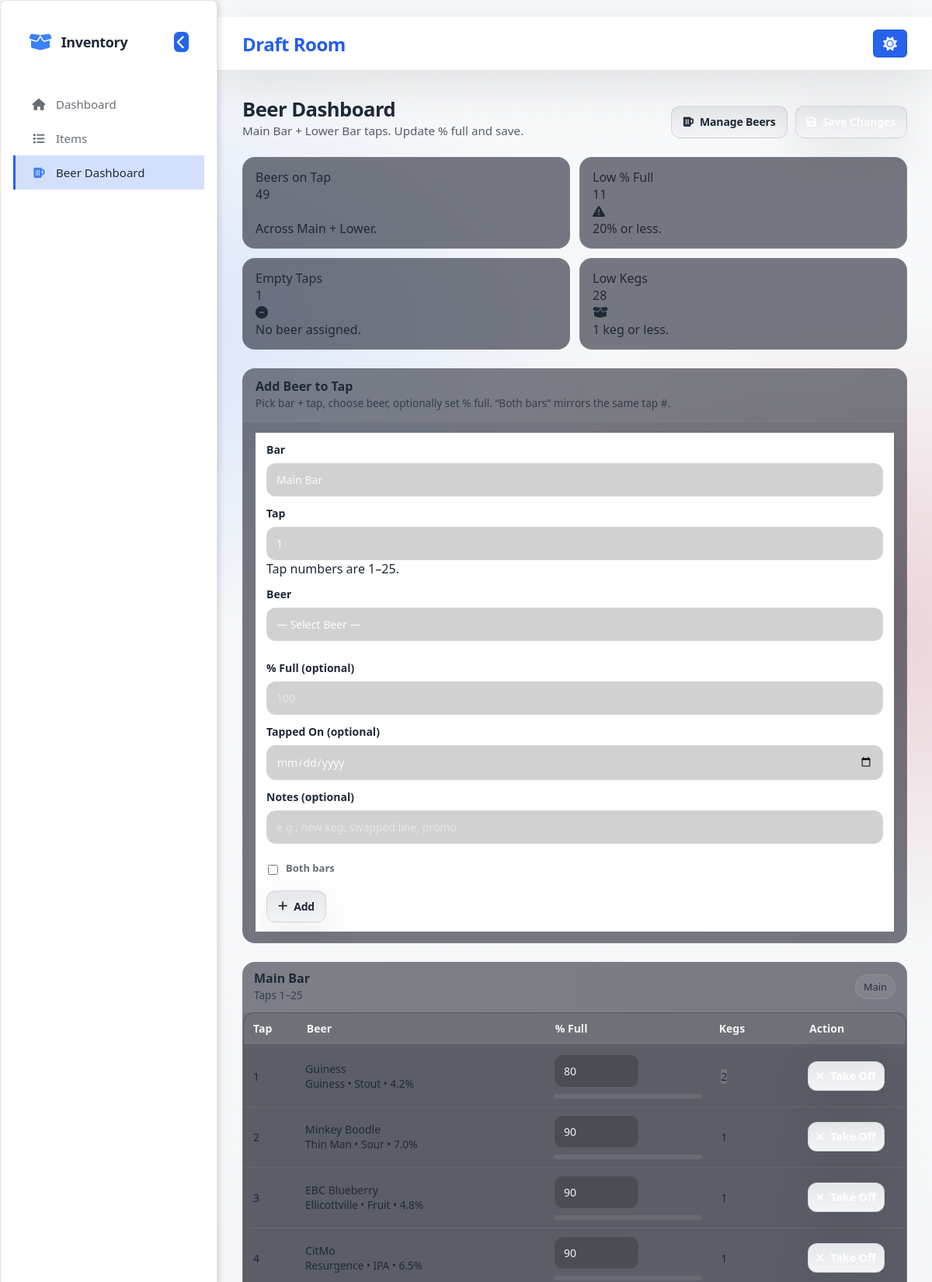
Screenshot of /beers/dashboard (upper part) with the database file from the repository.
### app.py (models this page shows)
class BeerTap(db.Model):
    __tablename__ = "beer_taps"
    id = db.Column(db.Integer, primary_key=True)
    bar_location = db.Column(db.String(20), nullable=False)
    beer_id = db.Column(db.Integer, db.ForeignKey("beers.id"), nullable=True)
    percent_remaining = db.Column(db.Integer, nullable=False, default=100)
    tapped_on = db.Column(db.Date, nullable=True)
    notes = db.Column(db.Text, nullable=True)
    updated_at = db.Column(db.DateTime, nullable=False, default=datetime.utcnow, onupdate=datetime.utcnow)

class Beer(db.Model):
    __tablename__ = "beers"
    id = db.Column(db.Integer, primary_key=True)
    name = db.Column(db.String(200), nullable=False)
    brewery = db.Column(db.String(200), nullable=True)
    style = db.Column(db.String(120), nullable=True)
    abv = db.Column(db.Float, nullable=True)
    cost = db.Column(db.Float, nullable=True)          # cost per keg
    price = db.Column(db.Float, nullable=True)         # selling price per pour
    keg_size = db.Column(db.String(40), nullable=True)
    cups_per_keg = db.Column(db.Integer, nullable=True)
    on_hand_kegs = db.Column(db.Integer, nullable=False, default=0)
    created_at = db.Column(db.DateTime, nullable=False, default=datetime.utcnow)
    taps = db.relationship("BeerTap", backref="beer", lazy=True)

### app.py (the view)
@app.route("/beers/dashboard", methods=["GET"])
def beers_dashboard():
    ensure_beer_taps()
    beers = Beer.query.order_by(Beer.brewery.asc().nullslast(), Beer.name.asc()).all()
    main_taps = BeerTap.query.filter_by(bar_location="main").order_by(BeerTap.id.asc()).all()
    lower_taps = BeerTap.query.filter_by(bar_location="lower").order_by(BeerTap.id.asc()).all()
    return render_template(
        "beers_dashboard.html",
        beers=beers,
        main_taps=main_taps,
        lower_taps=lower_taps
    )

### app.py (called while the page is built)
def role_rank(role: str | None) -> int:
    if not role:
        return 0
    return ROLE_RANK.get(role.strip().lower(), 0)

def current_user() -> Optional["User"]:
    uid = session.get("user_id")
    if not uid:
        return None
    try:
        return User.query.get(int(uid))
    except Exception:
        return None

def current_user_role() -> str:
    if session.get("break_glass_admin") is True:
        return "admin"
    u = current_user()
    if not u:
        return ""
    return (u.role or "").lower()

def can_manage_users() -> bool:
    return current_user_role() == "admin"

def can_edit_inventory() -> bool:
    return role_rank(current_user_role()) >= ROLE_RANK["manager"]

@app.context_processor
def inject_user():
    u = current_user()
    return {
        "auth_user": u,
        "auth_break_glass": bool(session.get("break_glass_admin") is True),
        "auth_role": current_user_role(),
        "can_edit_inventory": can_edit_inventory(),
        "can_manage_users": can_manage_users(),
    }

def ensure_beer_taps():
    for bar in ["main", "lower"]:
        existing = BeerTap.query.filter_by(bar_location=bar).count()
        if existing < 25:
            for _ in range(25 - existing):
                db.session.add(BeerTap(bar_location=bar, beer_id=None, percent_remaining=100))
            db.session.commit()

### templates/beers_dashboard.html (shortened to what this page needs)
{% extends "base.html" %}
{% block content %}
{% set ns = namespace(total_on_tap=0, low_percent=0, empty_taps=0, low_kegs=0) %}
{% for t in main_taps %}
  {% if t.beer %}
    {% set ns.total_on_tap = ns.total_on_tap + 1 %}
    {% if (t.percent_remaining or 0) <= 20 %}{% set ns.low_percent = ns.low_percent + 1 %}{% endif %}
    {% if (t.beer.on_hand_kegs or 0) <= 1 %}{% set ns.low_kegs = ns.low_kegs + 1 %}{% endif %}
  {% else %}
    {% set ns.empty_taps = ns.empty_taps + 1 %}
  {% endif %}
{% endfor %}
{% for t in lower_taps %}
  {% if t.beer %}
    {% set ns.total_on_tap = ns.total_on_tap + 1 %}
    {% if (t.percent_remaining or 0) <= 20 %}{% set ns.low_percent = ns.low_percent + 1 %}{% endif %}
    {% if (t.beer.on_hand_kegs or 0) <= 1 %}{% set ns.low_kegs = ns.low_kegs + 1 %}{% endif %}
  {% else %}
    {% set ns.empty_taps = ns.empty_taps + 1 %}
  {% endif %}
{% endfor %}
<div class="container-fluid py-3 beer-page">
  <div class="beer-header mb-3">
    <div>
      <h1 class="beer-title">Beer Dashboard</h1>
      <div class="beer-subtitle">Main Bar + Lower Bar taps. Update % full and save.</div>
    </div>
    <div class="beer-actions">
      <a class="btn btn-outline-secondary" href="/beers">
        <i class="fa-solid fa-beer-mug-empty me-1"></i> Manage Beers
      </a>
      <button class="btn btn-primary" type="submit" form="tapsSaveForm">
        <i class="fa-solid fa-floppy-disk me-1"></i> Save Changes
      </button>
    </div>
  </div>
  <div class="beer-analytics mb-3">
    <div class="beer-card">
      <div class="beer-card-body">
        <div class="beer-stat">
          <div>
            <div class="beer-stat-label">Beers on Tap</div>
            <div class="beer-stat-value">{{ ns.total_on_tap }}</div>
          </div>
          <div class="beer-stat-icon text-primary"></div>
        </div>
        <div class="beer-stat-foot">Across Main + Lower.</div>
      </div>
    </div>
    <div class="beer-card">
      <div class="beer-card-body">
        <div class="beer-stat">
          <div>
            <div class="beer-stat-label">Low % Full</div>
            <div class="beer-stat-value">{{ ns.low_percent }}</div>
          </div>
          <div class="beer-stat-icon text-warning"><i class="fa-solid fa-triangle-exclamation"></i></div>
        </div>
        <div class="beer-stat-foot">20% or less.</div>
      </div>
    </div>
    <div class="beer-card">
      <div class="beer-card-body">
        <div class="beer-stat">
          <div>
            <div class="beer-stat-label">Empty Taps</div>
            <div class="beer-stat-value">{{ ns.empty_taps }}</div>
          </div>
          <div class="beer-stat-icon text-secondary"><i class="fa-solid fa-circle-minus"></i></div>
        </div>
        <div class="beer-stat-foot">No beer assigned.</div>
      </div>
    </div>
    <div class="beer-card">
      <div class="beer-card-body">
        <div class="beer-stat">
          <div>
            <div class="beer-stat-label">Low Kegs</div>
            <div class="beer-stat-value">{{ ns.low_kegs }}</div>
          </div>
          <div class="beer-stat-icon text-danger"><i class="fa-solid fa-box-open"></i></div>
        </div>
        <div class="beer-stat-foot">1 keg or less.</div>
      </div>
    </div>
  </div>
  <div class="beer-card mb-3">
    <div class="beer-card-head">
      <div>
        <div class="beer-card-title">Add Beer to Tap</div>
        <div class="beer-card-subtitle">Pick bar + tap, choose beer, optionally set % full. “Both bars” mirrors the same tap #.</div>
      </div>
    </div>
    <div class="beer-card-body">
      <form method="POST" action="{{ url_for('assign_beer_to_tap') }}" id="assignForm">
        <div class="row g-3 align-items-end">
          <div class="col-12 col-md-4 col-xl-2">
            <label class="form-label">Bar</label>
            <select name="bar_pick" id="bar_pick" class="form-select" required>
              <option value="main">Main Bar</option>
            </select>
          </div>
          <div class="col-12 col-md-4 col-xl-2">
            <label class="form-label">Tap</label>
            <select name="tap_id" id="tap_id" class="form-select" required></select>
            <div class="form-text">Tap numbers are 1–25.</div>
          </div>
          <div class="col-12 col-md-4 col-xl-8">
            <label class="form-label">Beer</label>
            <select name="beer_id" class="form-select" required>
              <option value="">— Select Beer —</option>
            </select>
          </div>
        </div>
        <div class="row g-3 align-items-end mt-0">
          <div class="col-12 col-md-4 col-xl-2">
            <label class="form-label">% Full (optional)</label>
            <input type="number" class="form-control" name="set_percent" min="0" max="100" placeholder="100">
          </div>
          <div class="col-12 col-md-4 col-xl-2">
            <label class="form-label">Tapped On (optional)</label>
            <input type="date" class="form-control" name="tapped_on">
          </div>
          <div class="col-12 col-md-8 col-xl-5">
            <label class="form-label">Notes (optional)</label>
            <input type="text" class="form-control" name="notes" placeholder="e.g., new keg, swapped line, promo">
          </div>
          <div class="col-12 col-md-6 col-xl-2">
            <div class="form-check beer-check">
              <input class="form-check-input" type="checkbox" id="both_bars">
              <label class="form-check-label" for="both_bars">Both bars</label>
            </div>
          </div>
          <div class="col-12 col-md-6 col-xl-1">
            <button class="btn btn-success w-100" type="submit">
              <i class="fa-solid fa-plus me-1"></i> Add
            </button>
          </div>
        </div>
      </form>
    </div>
  </div>
  <div class="beer-panels">
    <div class="beer-card">
      <div class="beer-card-head beer-card-head-tight">
        <div>
          <div class="beer-card-title">Main Bar</div>
          <div class="beer-card-subtitle">Taps 1–25</div>
        </div>
        <span class="beer-pill">Main</span>
      </div>
      <div class="beer-table-wrap">
        <table class="table table-hover align-middle beer-table mb-0">
          <thead>
            <tr>
              <th class="col-tap">Tap</th>
              <th class="col-beer">Beer</th>
              <th class="col-percent">% Full</th>
              <th class="col-kegs">Kegs</th>
              <th class="col-action">Action</th>
            </tr>
          </thead>
          <tbody>
            {% for t in main_taps %}
              <tr>
                <td class="col-tap fw-semibold">{{ loop.index }}</td>
                <td class="col-beer">
                  {% if t.beer %}
                    <div class="fw-semibold">{{ t.beer.name }}</div>
                    <div class="text-muted small">
                      {% if t.beer.brewery %}{{ t.beer.brewery }}{% endif %}
                      {% if t.beer.style %}{% if t.beer.brewery %} • {% endif %}{{ t.beer.style }}{% endif %}
                      {% if t.beer.abv %}{% if t.beer.brewery or t.beer.style %} • {% endif %}{{ '%.1f'|format(t.beer.abv) }}%{% endif %}
                    </div>
                  {% else %}
                    <span class="text-muted">— Empty —</span>
                  {% endif %}
                </td>
                <td class="col-percent">
                  <div class="beer-percent">
                    <input
                      type="number"
                      min="0"
                      max="100"
                      class="form-control form-control-sm beer-percent-input"
                      name="percent_{{ t.id }}"
                      value="{{ t.percent_remaining }}"
                      form="tapsSaveForm"
                    >
                  </div>
                  {% if t.beer %}
                    <div class="progress beer-progress">
                    </div>
                  {% endif %}
                </td>
                <td class="col-kegs">
                  {% if t.beer %}
                    {% if (t.beer.on_hand_kegs or 0) <= 1 %}
                      <span class="badge text-bg-danger">{{ t.beer.on_hand_kegs }}</span>
                    {% else %}
                      <span class="badge text-bg-secondary">{{ t.beer.on_hand_kegs }}</span>
                    {% endif %}
                  {% else %}
                    <span class="text-muted">—</span>
                  {% endif %}
                </td>
                <td class="col-action">
                  {% if t.beer %}
                    <form method="POST" action="{{ url_for('remove_beer_from_tap') }}" class="m-0">
                      <button class="btn btn-outline-danger btn-sm" type="submit">
                        <i class="fa-solid fa-xmark me-1"></i> Take Off
                      </button>
                    </form>
                  {% else %}
                    <span class="text-muted">—</span>
                  {% endif %}
                </td>
              </tr>
            {% endfor %}
          </tbody>
        </table>
      </div>
    </div>
  </div>
</div>
{% endblock %}

### rows the page displays
BeerTap: beer.name "Guiness", beer.brewery "Guiness", beer.style "Stout", percent_remaining "80", beer.on_hand_kegs "2"
Beer: beer.abv "4.2"
BeerTap: beer.name "Minkey Boodle", beer.brewery "Thin Man", beer.style "Sour", percent_remaining "90", beer.on_hand_kegs "1"
Beer: beer.abv "7.0"
BeerTap: beer.name "EBC Blueberry", beer.brewery "Ellicottville", beer.style "Fruit", percent_remaining "90", beer.on_hand_kegs "1"
Beer: beer.abv "4.8"
BeerTap: beer.name "CitMo", beer.brewery "Resurgence", beer.style "IPA", percent_remaining "90", beer.on_hand_kegs "1"
Beer: beer.abv "6.5"

### other values shown
{{ ns.total_on_tap }} "49"
{{ ns.low_percent }} "11"
{{ ns.empty_taps }} "1"
{{ ns.low_kegs }} "28"
